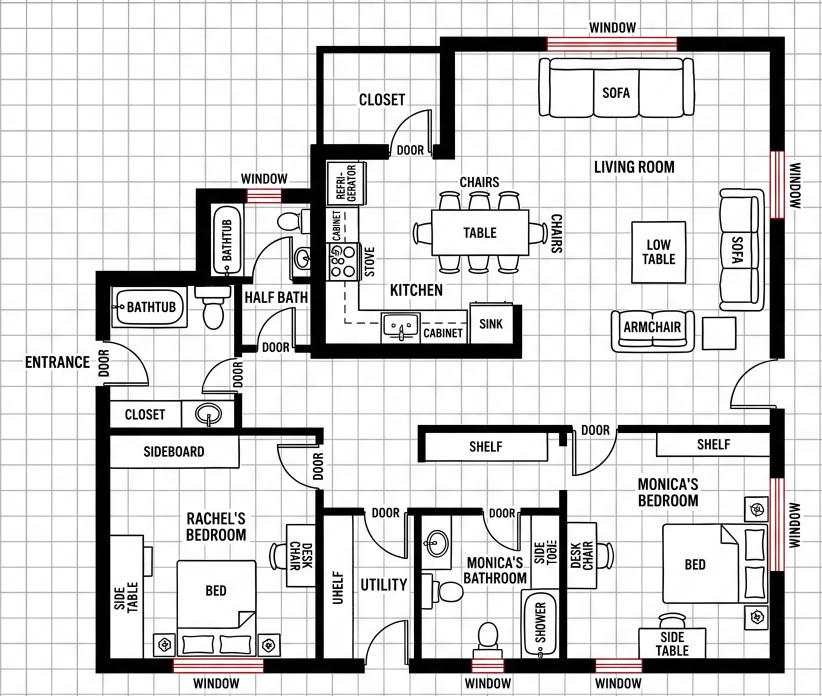
#> input picture inputs_isaac/Monica's_apartment.jpeg, 3287 x 2783 px (shown at 1/4 size)
$ python spatial_understanding_google.py --image_path '../../inputs_isaac/Monica'"'"'s_apartment.jpeg' --out_json out.png
#> lines starting #> are read from the running program, lines starting #| are printed output that depends on the picture
from __future__ import annotations

import argparse
import base64
import io
import json
import os
import pathlib
import re
import urllib.error
import urllib.request
from collections import Counter
from typing import Any, Dict, List, Optional, Tuple

import numpy as np
from dotenv import load_dotenv
from PIL import Image, ImageDraw

from layout_tools import write_json

DEFAULT_MODEL = "gemini-2.5-flash"
DEFAULT_ENDPOINT = "https://generativelanguage.googleapis.com/v1beta/models/{model}:generateContent"
DEFAULT_TIMEOUT_SEC = 120
DEFAULT_MASK_THRESHOLD = 127

SEGMENTATION_COLORS_HEX = [
    "#E6194B",
    "#3C89D0",
    "#3CB44B",
    "#FFE119",
    "#911EB4",
    "#42D4F4",
    "#F58231",
    "#F032E6",
    "#BFEF45",
    "#469990",
]

JP_CATEGORY_ALIASES = {
    "ベッド": "bed",
    "椅子": "chair",
    "シンク": "sink",
    "トイレ": "toilet",
    "収納": "storage",
    "ストレージ": "storage",
    "テレビキャビネット": "tv_cabinet",
    "テレビ": "tv",
    "ソファ": "sofa",
    "テーブル": "table",
    "窓": "window",
    "ドア": "door",
    "引き戸": "sliding_door",
}


def _hex_to_rgb(hex_color: str) -> Tuple[int, int, int]:
    s = hex_color.strip().lstrip("#")
    return (int(s[0:2], 16), int(s[2:4], 16), int(s[4:6], 16))


# [8 lines left out: function _to_category_id, not called in this run]


def _get_2d_prompt(target_prompt: str, label_prompt: str, max_items: int) -> str:
    label_text = label_prompt.strip() if label_prompt.strip() else "a text label"
    return (
        "This image is a floor plan. Detect the shapes (outline lines) of the labeled "
        "furniture/equipment and return tight bounding boxes around the outer contour of each item.\n\n"
        f"Target furniture/equipment: {target_prompt}\n"
        f"Return at most {int(max_items)} items as a JSON list. Each entry must contain "
        f"\"box_2d\": [ymin, xmin, ymax, xmax] and \"label\": {label_text}. "
        "box_2d values must be integers normalized to 0-1000.\n\n"
        "Important:\n"
        "Do NOT draw bounding boxes around printed text in the image "
        "(e.g., the words \"Sink\", \"Storage\" themselves).\n"
        "Use the text only to identify which furniture/equipment item it refers to, "
        "but the bounding box must enclose the drawn shape (the actual outline) of the item.\n"
        "Even if the label text overlaps the furniture, ignore the text and box only the outer contour of the shape.\n"
        "Do NOT include walls, windows, doors, or other architectural lines."
    )


# [100 lines left out: functions _get_segmentation_prompt, _strip_json_fence, _extract_response_text, _parse_response_json, _post_json, not called in this run]


def _resize_for_inference(image_path: pathlib.Path, max_side: int) -> Tuple[Image.Image, str]:
    im = Image.open(image_path).convert("RGB")
    im.thumbnail((int(max_side), int(max_side)), Image.Resampling.LANCZOS)
    buf = io.BytesIO()
    im.save(buf, format="PNG")
    return im, base64.b64encode(buf.getvalue()).decode("ascii")


# [446 lines left out: functions _coerce_box_2d, _box_to_norm, _norm_to_px, _decode_mask, _largest_rect_in_binary, _is_room_inner_frame_category and 5 more, not called in this run]


def build_arg_parser() -> argparse.ArgumentParser:
    p = argparse.ArgumentParser(description="Spatial understanding JSON generator (aligned to spatial-understanding app)")
    p.add_argument("--image_path", required=True)
    p.add_argument("--out_json", required=True)

    p.add_argument("--task", choices=["boxes", "masks"], default="boxes")
    p.add_argument("--target_prompt", default="items")
    p.add_argument("--label_prompt", default="")
    p.add_argument("--label_language", default="English")
    p.add_argument("--prompt_text", default=None)

    p.add_argument("--model", default=DEFAULT_MODEL)
    p.add_argument("--temperature", type=float, default=0.6)
    p.add_argument("--thinking_budget", type=int, default=0)
    p.add_argument("--max_items", type=int, default=20)
    p.add_argument("--resize_max", type=int, default=640)
    p.add_argument("--timeout_sec", type=int, default=DEFAULT_TIMEOUT_SEC)
    p.add_argument("--mask_threshold", type=int, default=DEFAULT_MASK_THRESHOLD)

    p.add_argument("--include_non_furniture", action="store_true")
    p.add_argument("--api_key", default=None)
    p.add_argument("--plot_out", default=None)
    p.add_argument("--raw_response_out", default=None)
    p.add_argument("--dry_run", action="store_true")
    return p


def main() -> None:
    load_dotenv()
    args = build_arg_parser().parse_args()

    image_path = pathlib.Path(args.image_path)
    out_json = pathlib.Path(args.out_json)
    if not image_path.exists():
        raise FileNotFoundError(f"image not found: {image_path}")

    out_json.parent.mkdir(parents=True, exist_ok=True)
    plot_out = pathlib.Path(args.plot_out) if args.plot_out else out_json.with_name(f"{out_json.stem}_plot.png")
    raw_out = pathlib.Path(args.raw_response_out) if args.raw_response_out else out_json.with_name(
        f"{out_json.stem}_raw_response.json"
    )
    manifest_out = out_json.with_name(f"{out_json.stem}_manifest.json")

    original = Image.open(image_path).convert("RGB")
#> original is the input picture: PIL image 3287x2783 RGB; mean R, G, B 214.6, 214, 213.9
    image_width, image_height = original.size
#> image_width = 3287; image_height = 2783

    resized_image, image_b64 = _resize_for_inference(image_path, max_side=int(args.resize_max))
#> in _resize_for_inference, `im.thumbnail((int(max_side), int(max_side)), Image.Resampling.LANCZOS)`:
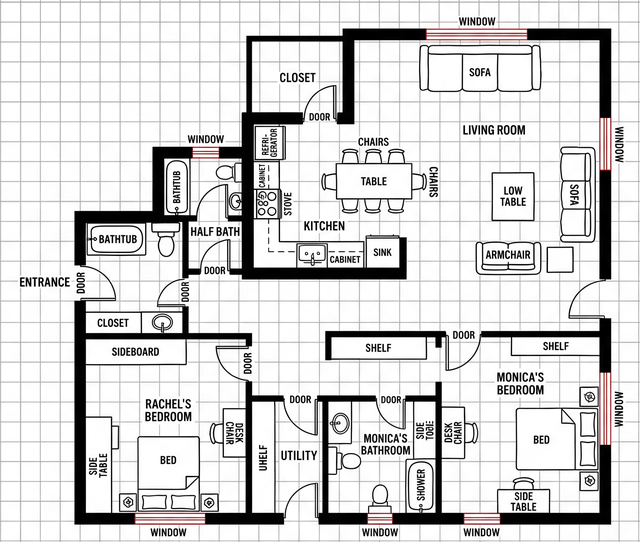
#> im: PIL image 640x542 RGB; mean R, G, B 213.8, 213.2, 213.1

    if args.prompt_text and str(args.prompt_text).strip():
        prompt = str(args.prompt_text).strip()
    elif args.task == "boxes":
        prompt = _get_2d_prompt(
            target_prompt=str(args.target_prompt),
            label_prompt=str(args.label_prompt),
            max_items=int(args.max_items),
        )
    else:
        prompt = _get_segmentation_prompt(
            target_prompt=str(args.target_prompt),
            label_language=str(args.label_language),
        )

    generation_config: Dict[str, Any] = {
        "temperature": float(args.temperature),
    }
    # Match spatial-understanding app behavior: 2.5 uses thinkingBudget=0 for spatial tasks.
    if "gemini-2.0-flash" not in str(args.model):
        generation_config["thinkingConfig"] = {"thinkingBudget": int(args.thinking_budget)}

    payload: Dict[str, Any] = {
        "contents": [
            {
                "role": "user",
                "parts": [
                    {
                        "inline_data": {
                            "mime_type": "image/png",
                            "data": image_b64,
                        }
                    },
                    {"text": prompt},
                ],
            }
        ],
        "generationConfig": generation_config,
    }

    if args.dry_run:
        req_path = out_json.with_name(f"{out_json.stem}_request_payload.json")
        write_json(req_path, payload)
        print(
            json.dumps(
                {
                    "dry_run": True,
                    "request_payload_json": str(req_path),
                    "out_json": str(out_json),
                },
                ensure_ascii=False,
                indent=2,
            )
        )
        return

    api_key = args.api_key or os.getenv("GOOGLE_API_KEY") or os.getenv("GEMINI_API_KEY")
    if not api_key:
#> (the run stopped early here; a loop or call above may not have finished)

$ run again, on inputs_isaac/complex_test.jpeg
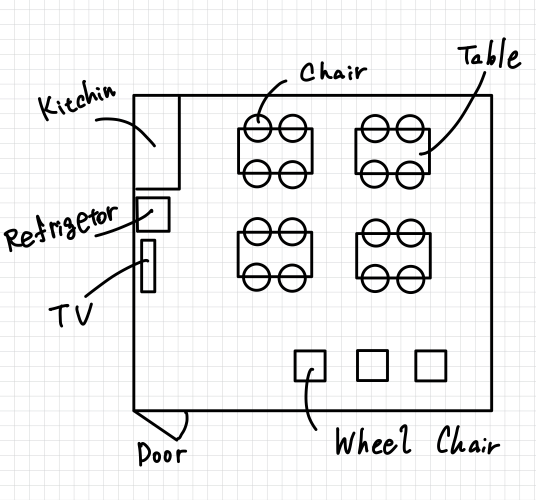
#> input picture inputs_isaac/complex_test.jpeg, 1072 x 1000 px (shown at 1/2 size)
#> in main, original is the input picture: PIL image 1072x1000 RGB; mean R, G, B 235.3, 235.4, 235.5
#> in _resize_for_inference, `im.thumbnail((int(max_side), int(max_side)), Image.Resampling.LANCZOS)`:
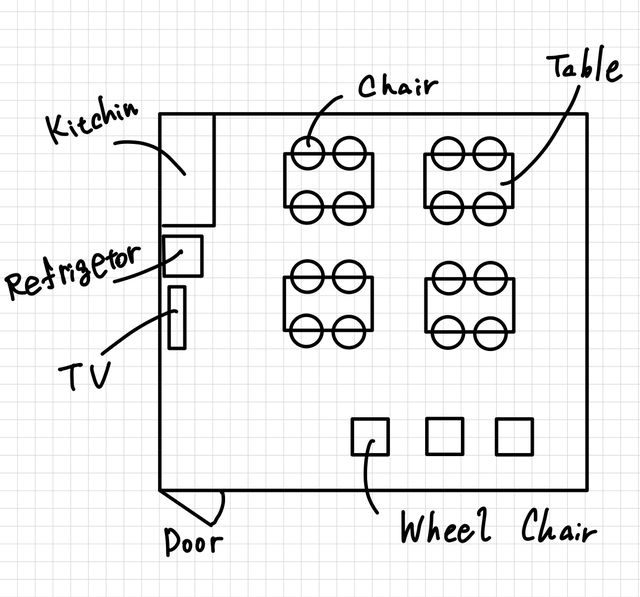
#> im: PIL image 640x597 RGB; mean R, G, B 235.1, 235.2, 235.3

$ run again, on inputs_isaac/floor_plan2.jpeg
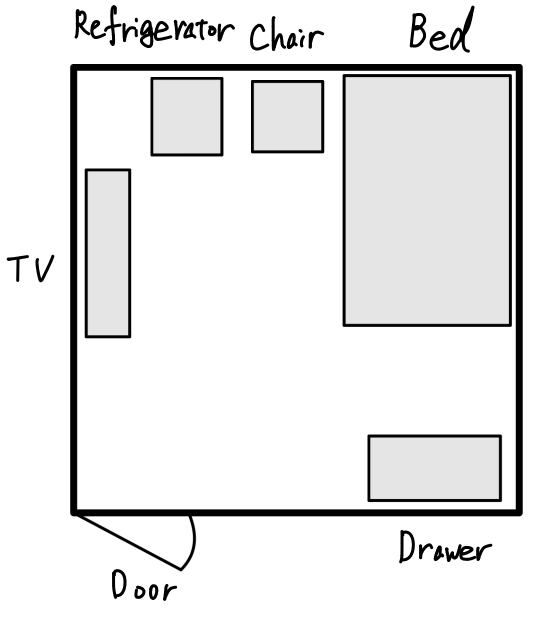
#> input picture inputs_isaac/floor_plan2.jpeg, 1090 x 1241 px (shown at 1/2 size)
#> in main, original is the input picture: PIL image 1090x1241 RGB; min 0, max 255, mean 232.1
#> in _resize_for_inference, `im.thumbnail((int(max_side), int(max_side)), Image.Resampling.LANCZOS)`:
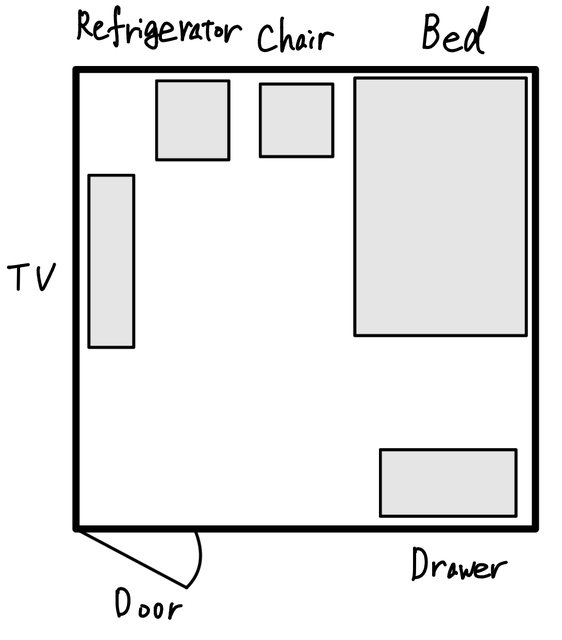
#> im: PIL image 562x640 RGB; min 0, max 255, mean 232.1

$ run again, on inputs_isaac/floor_plan_ c.jpeg
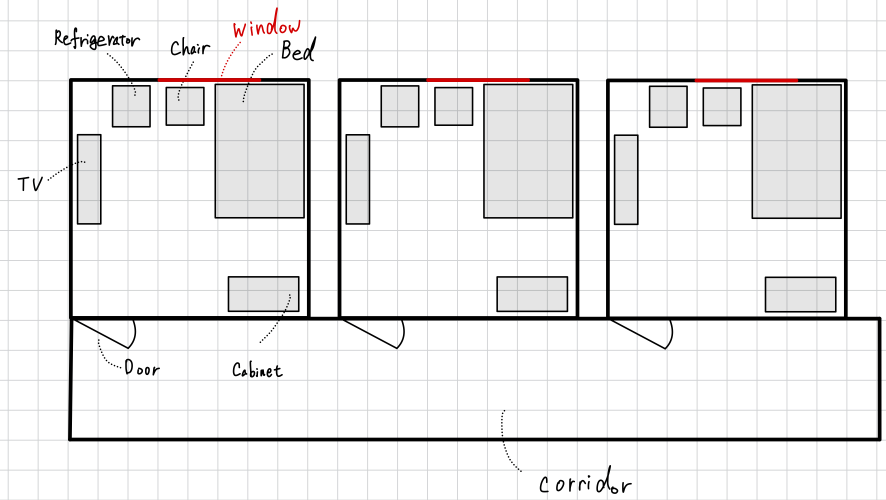
#> input picture inputs_isaac/floor_plan_ c.jpeg, 1771 x 1000 px (shown at 1/2 size)
#> in main, original is the input picture: PIL image 1771x1000 RGB; mean R, G, B 236.5, 235.9, 236
#> in _resize_for_inference, `im.thumbnail((int(max_side), int(max_side)), Image.Resampling.LANCZOS)`:
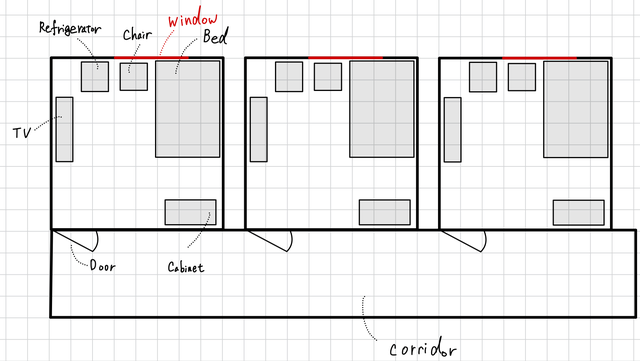
#> im: PIL image 640x361 RGB; mean R, G, B 236.1, 235.5, 235.6
